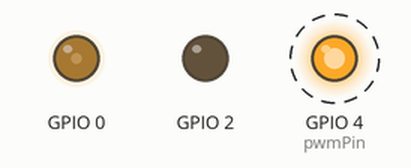
Simulated run of this sketch. Board: ESP32. Parts: output pins drawn as LEDs (lit = HIGH). Dashed ring = blinking. What the sketch prints to the serial monitor is not drawn.

Above: at 0.27 s.
Timing chart, 0 to 40.0 s (numbered marks = the images above):
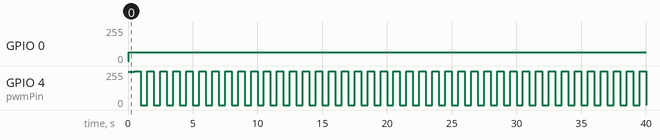

The sketch:

sketch_gluometro.ino
```cpp
#include <Ticker.h>
#include <esp32-hal-ledc.h>
int cuentaIR = 0; //para generar la onda cuadrada del IR
int cuentasalida = 0; //para leer la salida de mi sensor
int picoapico = 0; //para leer la salida de mi sensor
int mimax = 0;
int mimin = 1023;
int aux;
int estadoIR = 0; //0 apagado, 1 encendido
const int pwmPin = 4;
Ticker timer;
void toggleIRLED() {
  static int estadoIR = 0; // Variable estática para mantener el estado
  if (estadoIR == 0) {
    digitalWrite(4, HIGH);
    estadoIR = 1;
  } else {
    digitalWrite(4, LOW);
    estadoIR = 0;
  }
}
void setup() {
pinMode(4, OUTPUT);
pinMode(2, OUTPUT);
pinMode(36, INPUT);
pinMode(39, INPUT);
Serial.begin(9600); //para comunicar la salida
pinMode(pwmPin, OUTPUT);
analogWrite(pwmPin, 250);
timer.attach_ms(500, toggleIRLED);
}
void loop() {
analogWrite(0, 128); // Generamos una señal PWM con un valor de 128 (ciclo de trabajo del 50%)
delay(2);       // Esperamos 1 segundo
analogWrite(0, 0);   // Apagamos la señal PWM
delay(2);
/*aux = analogRead(36);
if (aux>mimax) mimax=aux;
if (aux<mimin) mimin=aux;*/
cuentaIR=cuentaIR+1;
if (cuentaIR == 125){//125*4=500ms encendido, 500 ms apagado
    cuentaIR = 0;
    if (estadoIR == 0){digitalWrite(4, HIGH);
        estadoIR = 1;
 }  else{digitalWrite(4, LOW);
        estadoIR = 0;
    cuentasalida=cuentasalida+1;
  if (cuentasalida == 3){ //cada 3 segundos
 cuentasalida = 0;
picoapico = mimax-mimin;
Serial.print("min:");
Serial.println(mimin);
Serial.print("max:");
Serial.println(mimax);
 mimax=0;
mimin=1023;
Serial.print("cuentair:");
Serial.println(cuentaIR);
Serial.print("cuentasalida");
Serial.println(cuentasalida);
Serial.print("aux:");
Serial.println(aux);
Serial.print("valor: ");
Serial.println(picoapico);
 }
 }
 }
}
```

Measured:
- by itself, GPIO 0: 0/255 → 64/255 at 0.05 s
- by itself, GPIO 4 (pwmPin): alternates 255/255 for 0.50 s and 0/255 for 0.50 s
